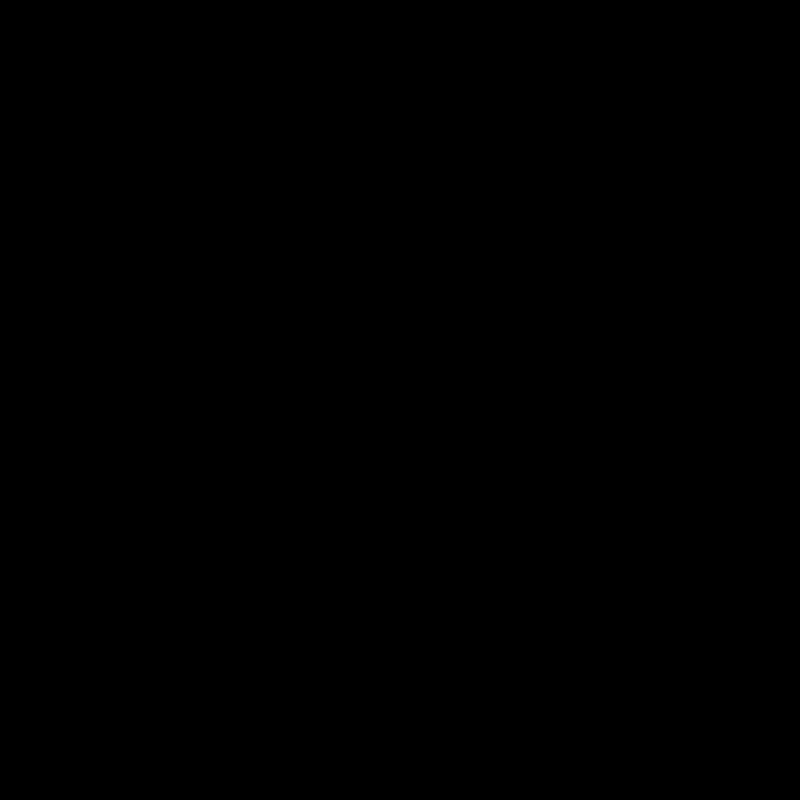
Frame 1 (no input)
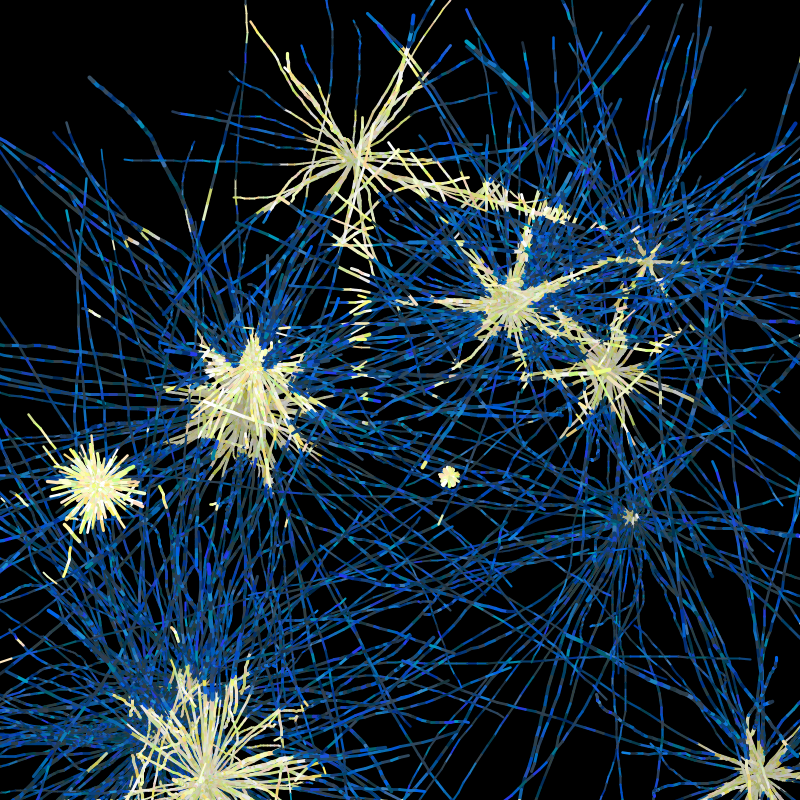
Frame 60 (the mouse pressed at the canvas centre just before this capture)
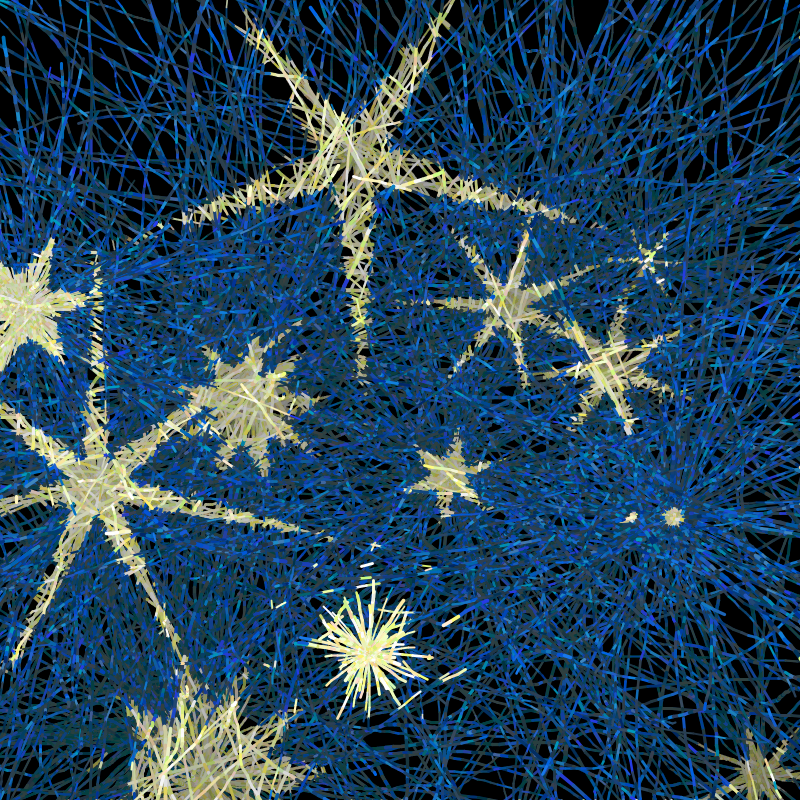
Frame 120 (the mouse held since frame 60 and released just before this capture)

The Processing sketch that drew these frames (run headless with seeded random() and noise(); from frame 60 on, the mouse is pressed at the canvas centre):

// Processing sketch: processing_82786
// ── processing_82786.pde

import java.util.*;

ParticleSystem physics;
ArrayList noche;
ArrayList estrellas;
PGraphics pg;
//lo copie de una imagen
color[] nochecol = {
0xFF0262D2,0xFF0070B7,0xFF253BF1,0xFF1279C4,0xFF0D81BE,0xFF02829D,0xFF0064E7,0xFF0873B9,0xFF1079BA,0xFF1879EA,0xFF005EA4,0xFF005ADC,0xFF1A53E0,0xFF1C64B6,0xFF009CBF,0xFF115CCF,0xFF0554D7,0xFF0066C7,0xFF2464D0,0xFF1183E3,0xFF3F86BE,0xFF0171C3,0xFF1C93D7,0xFF1775CC,0xFF1559D8,0xFF054F6B,0xFF032E75,0xFF0B447F,0xFF0D5993,0xFF153C83,0xFF004B72,0xFF085590,0xFF0133A3,0xFF01325B,0xFF155383,0xFF1A477E,0xFF033785,0xFF21537D,0xFF043D92,0xFF022F72,0xFF0E4680,0xFF046270,0xFF0C4774,0xFF134981,0xFF063B60,0xFF002870,0xFF385468,0xFF2C485E,0xFF2A4764,0xFF2F4A5F,0xFF2C4B66,0xFF2C4666,0xFF324556,0xFF294765,0xFF1D3447,0xFF243A58,0xFF30485C,0xFF273F5D,0xFF283F56,0xFF18353C,0xFF374F63,0xFF2F445B,0xFF203040,0xFF21374F};
color[] estrellacol  = {
0xFFFFFED7,0xFFFFE8C1,0xFFFFFED9,0xFFFFECD5,0xFFF9FCDE,0xFFFEFFD3,0xFFEAEBE1,0xFFF3FFD9,0xFFF0FFD1,0xFFF2F8BC,0xFFF2FFC5,0xFFFFF6B9,0xFFFCFFD9,0xFFF1FFD1,0xFFEEF4C0,0xFFF6FFC5,0xFFFEFFD1,0xFFFFF7BF,0xFFFFFFFF,0xFFFFFFFF,0xFFFFFFFF,0xFFFFFFFF,0xFFFFFFFF,0xFFFFFFFF,0xFFFFFFFF,0xFFFFFFFF,0xFFFFFFFF,0xFFFFDEC5,0xFFF8F9B5,0xFFFFF5BC,0xFFD3DE76,0xFFE0F7A7,0xFFF6CFA4,0xFFD1DE8E,0xFFFFFF8F,0xFFDFF471,0xFFF1FF97,0xFFECEF86,0xFFCDFF86,0xFFFBF265,0xFFFCE073,0xFFE8FC89,0xFFFFF16C,0xFFFDDDCE,0xFFFFEBA3,0xFFF1FFA5,0xFFE0E5A2,0xFFCEF8B6,0xFFD7FF83,0xFFF6FFBB,0xFFF4FFB4,0xFFFFFAB9,0xFFF8DD84,0xFFFFFC7D,0xFFFDD99B,0xFFF9E3B1,0xFFFFF4AA,0xFFFAE4B5,0xFFE4F3BA,0xFFF3FFBD,0xFFF5F7A4,0xFFF2FF7E,0xFFFFF7BC,0xFFCDEF90};

void setup()
{
    size(800,800);    
    physics = new ParticleSystem( 0.0, 0.0);
    physics.setIntegrator(1);
    pg = createGraphics(width,height);
    noche=new ArrayList();
    estrellas= new ArrayList();
    background(0);
}


void draw()
{
    color sabor;
    //Truco de fade lento para background
    noStroke();
    fill(0,2);
    rect(0,0,width,height);
    physics.tick(1.0);
    addEstrella();
    //loop para las estrellas
    pg.beginDraw();
    pg.background(0);
    for (int i= estrellas.size()-1; i>=0; i--)
    {
    Estrella e = (Estrella)estrellas.get(i);
    e.draw();
     if (e.dead())
        {
            estrellas.remove(i);
        }
    }
    pg.endDraw(); 
   
    //loop para dibujar los caminantes
    for (int i= noche.size()-1; i>=0; i--)
    {
        Caminante c = (Caminante)noche.get(i);
        c.update();
        color col=pg.get((int)c.x(),(int)c.y());
    
        if( col != color(0) ){;
          sabor=estrellacol[(int)random(64)];
        }
        else {
          sabor=nochecol[(int)random(64)];
        }
        c.draw( sabor);
        if (c.dead())
        {
          
            c.kill();
            noche.remove(i);
        }
    }
   
}

void addEstrella()
{
    if(random(1.0) > 0.9 )
    {
      float x=random(width);
      float y=random(height);
        estrellas.add(  new Estrella(x,y)  );
        
        int ncam=(int)random(40,150);
        for(int i=0; i < ncam; i++)
        noche.add(  new Caminante(x,y,random(1,10),physics)  );
    }
}

final float minv=0.01;
final float maxv=1;

class Caminante
{
    Particle p;
    ParticleSystem physics;
    float offset=random(10);
    
    Caminante(float x,float y,float mult,ParticleSystem physics)
    {
        this.physics=physics;
        float ang=random(0,TWO_PI);
        float rad=exp(random(log(maxv)))*mult;
        p =physics.makeParticle( 1.0, x,y, 0 );
        p.velocity.set( rad*sin(ang),rad*cos(ang),0.0f );

    }
    
    float x(){
     return p.position.x;
    }
    
    float y(){
     return p.position.y;
    }
    
    void update()
    {
        float ang=random(0,TWO_PI);
        float rad=random(minv,maxv);
        p.velocity.add( rad*sin(ang),rad*cos(ang) ,0.0f);
        
    }

    boolean dead()
    {
        return (p.position.x  > width || p.position.x < 0 ||  p.position.y < 0  || p.position.y > height );
    }

    void draw(color base)
    {
        float alpha=255;
        noFill();
        int index;
        strokeWeight(noise(p.age()+offset)*4 +1);
        stroke(base,alpha);
        line(p.position.x,p.position.y,p.position.x+p.velocity.x,p.position.y+p.velocity.y);
    }

    void kill()
    {
      physics.removeParticle(p);
    }

}






public class Estrella{
 private float life=1.0;
 float rad1,rad2,ang,angstep;
 float x,y;
 float offset=random(10),mult=random(10)+1;
 int n;
 private float step=1.0/300.0;
 
 Estrella(float x,float y){
 this.x=x;
 this.y=y;
 n=(int)random(5,12);
 rad1=exp(random(2,6));
 rad2=random(rad1*n*0.05);
 ang=random(0,TWO_PI);
 offset=random(10);
 angstep=TWO_PI/(n*3.0);
 }
 
 
 void draw(){
 life-= step;
 pg.pushMatrix();
 pg.translate(x,y);
 pg.rotate(ang);
 pg.noStroke();
 pg.fill(255*life);
 pg.beginShape();
 float r1=rad1*life;
 float r2=rad2*life;
 
 for(int i=0; i < n; i++){
   pg.vertex(r2*cos((i*angstep*3)),r2*sin((i*angstep*3) ));
   pg.vertex(r1*cos((i*angstep*3)+1),r1*sin((i*angstep*3)+1));
   pg.vertex(r2*cos((i*angstep*3) +2),r2*sin((i*angstep*3) +2));
   }
 pg.endShape();
 pg.popMatrix();
 } 
 
 boolean dead(){

  return life < 0.0 ;
 }
 
}
// Traer Physics 3.0
// Terms from Traer's download page, http://traer.cc/mainsite/physics/
//   LICENSE - Use this code for whatever you want, just send me a link jeff@traer.cc
//
// traer3a.pde 
//   From traer.physics - author: Jeff Traer
//     Attraction              Particle                     
//     EulerIntegrator         ParticleSystem  
//     Force                   RungeKuttaIntegrator         
//     Integrator              Spring
//     ModifiedEulerIntegrator Vector3D          
//===========================================================================================
//                                      Attraction
//===========================================================================================
// attract positive repel negative
//package traer.physics;
public class Attraction implements Force
{
  Particle one;
  Particle b;
  float k;
  boolean on = true;
  float distanceMin;
  float distanceMinSquared;
  
  public Attraction( Particle a, Particle b, float k, float distanceMin )
  {
    this.one = a;
    this.b = b;
    this.k = k;
    this.distanceMin = distanceMin;
    this.distanceMinSquared = distanceMin*distanceMin;
  }

  protected void        setA( Particle p )            { one = p; }
  protected void        setB( Particle p )            { b = p; }
  public final float    getMinimumDistance()          { return distanceMin; }
  public final void     setMinimumDistance( float d ) { distanceMin = d; distanceMinSquared = d*d; }
  public final void     turnOff()                     { on = false; }
  public final void     turnOn()                { on = true;  }
  public final void     setStrength( float k )        { this.k = k; }
  public final Particle getOneEnd()                   { return one; }
  public final Particle getTheOtherEnd()              { return b; }
  
  public void apply() 
  { if ( on && ( one.isFree() || b.isFree() ) )
      {
        PVector a2b = PVector.sub(one.position, b.position, new PVector());
        float a2bDistanceSquared = a2b.dot(a2b);

  if ( a2bDistanceSquared < distanceMinSquared )
     a2bDistanceSquared = distanceMinSquared;

  float force = k * one.mass0 * b.mass0 / (a2bDistanceSquared * (float)Math.sqrt(a2bDistanceSquared));

        a2b.mult( force );

  // apply
        if ( b.isFree() )
     b.force.add( a2b );  
        if ( one.isFree() ) {
           a2b.mult(-1f);
     one.force.add( a2b );
        }
      }
  }

  public final float   getStrength() { return k; }
  public final boolean isOn()        { return on; }
  public final boolean isOff()       { return !on; }
} // Attraction


//===========================================================================================
//                                      EulerIntegrator
//===========================================================================================
//package traer.physics;
public class EulerIntegrator implements Integrator
{
  ParticleSystem s;
  
  public EulerIntegrator( ParticleSystem s ) { this.s = s; }
  public void step( float t )
  {
    s.clearForces();
    s.applyForces();
    
    for ( Iterator i = s.particles.iterator(); i.hasNext(); )
      {
  Particle p = (Particle)i.next();
  if ( p.isFree() )
          {
      p.velocity.add( PVector.mult(p.force, t/p.mass0) );
      p.position.add( PVector.mult(p.velocity, t) );
    }
      }
  }
} // EulerIntegrator

//===========================================================================================
//                                          Force
//===========================================================================================
// May 29, 2005
//package traer.physics;
// @author jeffrey traer bernstein
public interface Force
{
  public void    turnOn();
  public void    turnOff();
  public boolean isOn();
  public boolean isOff();
  public void    apply();
} // Force

//===========================================================================================
//                                      Integrator
//===========================================================================================
//package traer.physics;
public interface Integrator 
{
  public void step( float t );
} // Integrator

//===========================================================================================
//                                    ModifiedEulerIntegrator
//===========================================================================================
//package traer.physics;
public class ModifiedEulerIntegrator implements Integrator
{
  ParticleSystem s;
  public ModifiedEulerIntegrator( ParticleSystem s ) { this.s = s; }
  public void step( float t )
  {
    s.clearForces();
    s.applyForces();
    
    float halft = 0.5f*t;
    PVector a = new PVector();
    PVector holder = new PVector();
    for ( int i = 0; i < s.numberOfParticles(); i++ )
      {
  Particle p = s.getParticle( i );
  if ( p.isFree() )
    {
            PVector.div(p.force, p.mass0, a);  
      p.position.add( PVector.mult(p.velocity, t, holder) );
            p.velocity.add( PVector.mult(a, t, a) );
      p.position.add( PVector.mult(a, halft, a) );
    }
      }
  }
} // ModifiedEulerIntegrator

//===========================================================================================
//                                         Particle
//===========================================================================================
//package traer.physics;
public class Particle
{
  PVector position = new PVector();
  PVector velocity = new PVector();
  PVector force = new PVector();
  protected float    mass0;
  protected float    age0 = 0;
  protected boolean  dead0 = false;
  boolean            fixed0 = false;
  
  public Particle( float m )
  { mass0 = m; }
  
  // @see traer.physics.AbstractParticle#distanceTo(traer.physics.Particle)
  public final float distanceTo( Particle p ) { return this.position.dist( p.position ); }
  
  // @see traer.physics.AbstractParticle#makeFixed()
  public final Particle makeFixed() {
    fixed0 = true;
    velocity.set(0f,0f,0f);
    force.set(0f, 0f, 0f);
    return this;
  }
  
  // @see traer.physics.AbstractParticle#makeFree()
  public final Particle makeFree() {
    fixed0 = false;
    return this;
  }

  // @see traer.physics.AbstractParticle#isFixed()
  public final boolean isFixed() { return fixed0; }
  
  // @see traer.physics.AbstractParticle#isFree()
  public final boolean isFree() { return !fixed0; }
    
  // @see traer.physics.AbstractParticle#mass()
  public final float mass() { return mass0; }
  
  // @see traer.physics.AbstractParticle#setMass(float)
  public final void setMass( float m ) { mass0 = m; }
    
  // @see traer.physics.AbstractParticle#age()
  public final float age() { return age0; }
  
  protected void reset()
  {
    age0 = 0;
    dead0 = false;
    position.set(0f,0f,0f);
    velocity.set(0f,0f,0f);
    force.set(0f,0f,0f);
    mass0 = 1f;
  }
} // Particle

//===========================================================================================
//                                      ParticleSystem
//===========================================================================================
// May 29, 2005
//package traer.physics;
//import java.util.*;
public class ParticleSystem
{
  public static final int RUNGE_KUTTA = 0;
  public static final int MODIFIED_EULER = 1;
  protected static final float DEFAULT_GRAVITY = 0;
  protected static final float DEFAULT_DRAG = 0.001f;  
  ArrayList  particles = new ArrayList();
  ArrayList  springs = new ArrayList();
  ArrayList  attractions = new ArrayList();
  ArrayList  customForces = new ArrayList();
  Integrator integrator;
  PVector    gravity = new PVector();
  float      drag;
  boolean    hasDeadParticles = false;
  
  public final void setIntegrator( int which )
  {
    switch ( which )
    {
      case RUNGE_KUTTA:
  this.integrator = new RungeKuttaIntegrator( this );
  break;
      case MODIFIED_EULER:
  this.integrator = new ModifiedEulerIntegrator( this );
  break;
    }
  }
  
  public final void setGravity( float x, float y, float z ) { gravity.set( x, y, z ); }

  // default down gravity
  public final void     setGravity( float g ) { gravity.set( 0, g, 0 ); }
  public final void     setDrag( float d )    { drag = d; }
  public final void     tick()                { tick( 1 ); }
  public final void     tick( float t )       {
    integrator.step( t );
    
  }
  
  public final Particle makeParticle( float mass, float x, float y, float z )
  {
    Particle p = new Particle( mass );
    p.position.set( x, y, z );
    particles.add( p );
    return p;
  }
  
  public final int makeParticle2( float mass, float x, float y, float z )
  { // mrn
    makeParticle(mass, x, y, z);
    return particles.size()-1;
  }
  
  public final Particle makeParticle() { return makeParticle( 1.0f, 0f, 0f, 0f ); }
  
  public final Spring   makeSpring( Particle a, Particle b, float ks, float d, float r )
  {
    Spring s = new Spring( a, b, ks, d, r );
    springs.add( s );
    return s;
  }
  
  public final Attraction makeAttraction( Particle first, Particle b, float k, float minDistance )
  {
    Attraction m = new Attraction( first, b, k, minDistance );
    attractions.add( m );
    return m;
  }
  
  public final int makeAttraction2( Particle a, Particle b, float k, float minDistance )
  { // mrn
    makeAttraction(a, b, k, minDistance);
    return attractions.size()-1; // return the index 
  }

  public final void replaceAttraction( int i, Attraction m )
  { // mrn
    attractions.set( i, m );
  }  

  public final void clear()
  {
    particles.clear();
    springs.clear();
    attractions.clear();
    customForces.clear();
  }
  
  public ParticleSystem( float g, float somedrag )
  {
    setGravity( 0f, g, 0f );
    drag = somedrag;
    integrator = new RungeKuttaIntegrator( this );
  }
  
  public ParticleSystem( float gx, float gy, float gz, float somedrag )
  {
    setGravity( gx, gy, gz );
    drag = somedrag;
    integrator = new RungeKuttaIntegrator( this );
  }
  
  public ParticleSystem()
  {
    setGravity( 0f, ParticleSystem.DEFAULT_GRAVITY, 0f );
    drag = ParticleSystem.DEFAULT_DRAG;
    integrator = new RungeKuttaIntegrator( this );
  }
  
  protected final void applyForces()
  {
    if ( gravity.mag() != 0f )
      {
        for ( Iterator i = particles.iterator(); i.hasNext(); )
    {
            Particle p = (Particle)i.next();
            if (p.isFree()) p.force.add( gravity );
    }
      }
      
    PVector target = new PVector();
    for ( Iterator i = particles.iterator(); i.hasNext(); )
      {
        Particle p = (Particle)i.next();
        if (p.isFree()) p.force.add( PVector.mult(p.velocity, -drag, target) );

      }
      
    applyAll(springs);
    applyAll(attractions);
    applyAll(customForces);
      
    
  }
  
  private void applyAll(ArrayList forces) {
    if( forces.size()!=0 ) for ( Iterator i = forces.iterator(); i.hasNext(); ) ((Force)i.next()).apply();
  }
  
  protected final void clearForces()
  {
    for (Iterator i = particles.iterator(); i.hasNext(); ) ((Particle)i.next()).force.set(0f, 0f, 0f);
  }
  
  public final int        numberOfParticles()              { return particles.size(); }
  public final int        numberOfSprings()                { return springs.size(); }
  public final int        numberOfAttractions()            { return attractions.size(); }
  public final Particle   getParticle( int i )             { return (Particle)particles.get( i ); }
  public final Spring     getSpring( int i )               { return (Spring)springs.get( i ); }
  public final Attraction getAttraction( int i )           { return (Attraction)attractions.get( i ); }
  public final void       addCustomForce( Force f )        { customForces.add( f ); }
  public final int        numberOfCustomForces()           { return customForces.size(); }
  public final Force      getCustomForce( int i )          { return (Force)customForces.get( i ); }
  public final Force      removeCustomForce( int i )       { return (Force)customForces.remove( i ); }
  public final void       removeParticle( int i )          { particles.remove( i ); } //mrn
  public final void       removeParticle( Particle p )     { particles.remove( p ); }
  public final Spring     removeSpring( int i )            { return (Spring)springs.remove( i ); }
  public final Attraction removeAttraction( int i )        { return (Attraction)attractions.remove( i ); }
  public final void       removeAttraction( Attraction s ) { attractions.remove( s ); }
  public final void       removeSpring( Spring a )         { springs.remove( a ); }
  public final void       removeCustomForce( Force f )     { customForces.remove( f ); }
} // ParticleSystem

//===========================================================================================
//                                      RungeKuttaIntegrator
//===========================================================================================
//package traer.physics;
//import java.util.*;
public class RungeKuttaIntegrator implements Integrator
{  
  ArrayList originalPositions = new ArrayList();
  ArrayList originalVelocities = new ArrayList();
  ArrayList k1Forces = new ArrayList();
  ArrayList k1Velocities = new ArrayList();
  ArrayList k2Forces = new ArrayList();
  ArrayList k2Velocities = new ArrayList();
  ArrayList k3Forces = new ArrayList();
  ArrayList k3Velocities = new ArrayList();
  ArrayList k4Forces = new ArrayList();
  ArrayList k4Velocities = new ArrayList();
  ParticleSystem s;

  public RungeKuttaIntegrator( ParticleSystem s ) { this.s = s;  }
  
  final void allocateParticles()
  {
    while( s.particles.size() > originalPositions.size() ) {
        originalPositions.add( new PVector() );
    originalVelocities.add( new PVector() );
    k1Forces.add( new PVector() );
    k1Velocities.add( new PVector() );
    k2Forces.add( new PVector() );
    k2Velocities.add( new PVector() );
    k3Forces.add( new PVector() );
    k3Velocities.add( new PVector() );
    k4Forces.add( new PVector() );
    k4Velocities.add( new PVector() );
    }
  }
  
  private final void setIntermediate(ArrayList forces, ArrayList velocities) {
    s.applyForces();
    for ( int i = 0; i < s.particles.size(); ++i )
      {
  Particle p = (Particle)s.particles.get( i );
  if ( p.isFree() )
    {
      ((PVector)forces.get( i )).set( p.force.x, p.force.y, p.force.z );
      ((PVector)velocities.get( i )).set( p.velocity.x, p.velocity.y, p.velocity.z );
            p.force.set(0f,0f,0f);
    }
      }
  }
  
  private final void updateIntermediate(ArrayList forces, ArrayList velocities, float multiplier) {
    PVector holder = new PVector();
    
    for ( int i = 0; i < s.particles.size(); ++i )
      {
  Particle p = (Particle)s.particles.get( i );
  if ( p.isFree() )
    {
        PVector op = (PVector)(originalPositions.get( i ));
            p.position.set(op.x, op.y, op.z);
            p.position.add(PVector.mult((PVector)(velocities.get( i )), multiplier, holder));    
      PVector ov = (PVector)(originalVelocities.get( i ));
            p.velocity.set(ov.x, ov.y, ov.z);
            p.velocity.add(PVector.mult((PVector)(forces.get( i )), multiplier/p.mass0, holder));  
          }
       }
  }
  
  private final void initialize() {
    for ( int i = 0; i < s.particles.size(); ++i )
      {
  Particle p = (Particle)(s.particles.get( i ));
  if ( p.isFree() )
    {    
      ((PVector)(originalPositions.get( i ))).set( p.position.x, p.position.y, p.position.z );
      ((PVector)(originalVelocities.get( i ))).set( p.velocity.x, p.velocity.y, p.velocity.z );
    }
  p.force.set(0f,0f,0f);  // and clear the forces
      }
  }
  
  public final void step( float deltaT )
  {  
    allocateParticles();
    initialize();       
    setIntermediate(k1Forces, k1Velocities);
    updateIntermediate(k1Forces, k1Velocities, 0.5f*deltaT );
    setIntermediate(k2Forces, k2Velocities);
    updateIntermediate(k2Forces, k2Velocities, 0.5f*deltaT );
    setIntermediate(k3Forces, k3Velocities);
    updateIntermediate(k3Forces, k3Velocities, deltaT );
    setIntermediate(k4Forces, k4Velocities);
    
    /////////////////////////////////////////////////////////////
    // put them all together and what do you get?
    for ( int i = 0; i < s.particles.size(); ++i )
      {
  Particle p = (Particle)s.particles.get( i );
  p.age0 += deltaT;
  if ( p.isFree() )
    {
      // update position
      PVector holder = (PVector)(k2Velocities.get( i ));
            holder.add((PVector)k3Velocities.get( i ));
            holder.mult(2.0f);
            holder.add((PVector)k1Velocities.get( i ));
            holder.add((PVector)k4Velocities.get( i ));
            holder.mult(deltaT / 6.0f);
            holder.add((PVector)originalPositions.get( i ));
            p.position.set(holder.x, holder.y, holder.z);
                          
      // update velocity
      holder = (PVector)k2Forces.get( i );
      holder.add((PVector)k3Forces.get( i ));
            holder.mult(2.0f);
            holder.add((PVector)k1Forces.get( i ));
            holder.add((PVector)k4Forces.get( i ));
            holder.mult(deltaT / (6.0f * p.mass0 ));
            holder.add((PVector)originalVelocities.get( i ));
      p.velocity.set(holder.x, holder.y, holder.z);
    }
      }
  }
} // RungeKuttaIntegrator

//===========================================================================================
//                                         Spring
//===========================================================================================
// May 29, 2005
//package traer.physics;
// @author jeffrey traer bernstein
public class Spring implements Force
{
  float springConstant0;
  float damping0;
  float restLength0;
  Particle one, b;
  boolean on = true;
    
  public Spring( Particle A, Particle B, float ks, float d, float r )
  {
    springConstant0 = ks;
    damping0 = d;
    restLength0 = r;
    one = A;
    b = B;
  }
  
  public final void     turnOff()                { on = false; }
  public final void     turnOn()                 { on = true; }
  public final boolean  isOn()                   { return on; }
  public final boolean  isOff()                  { return !on; }
  public final Particle getOneEnd()              { return one; }
  public final Particle getTheOtherEnd()         { return b; }
  public final float    currentLength()          { return one.distanceTo( b ); }
  public final float    restLength()             { return restLength0; }
  public final float    strength()               { return springConstant0; }
  public final void     setStrength( float ks )  { springConstant0 = ks; }
  public final float    damping()                { return damping0; }
  public final void     setDamping( float d )    { damping0 = d; }
  public final void     setRestLength( float l ) { restLength0 = l; }
  
  public final void apply()
  {  
    if ( on && ( one.isFree() || b.isFree() ) )
      {
        PVector a2b = PVector.sub(one.position, b.position, new PVector());

        float a2bDistance = a2b.mag();  
  
  if (a2bDistance!=0f) {
          a2b.div(a2bDistance);
        }

  // spring force is proportional to how much it stretched 
  float springForce = -( a2bDistance - restLength0 ) * springConstant0; 
  
        PVector vDamping = PVector.sub(one.velocity, b.velocity, new PVector());
        
        float dampingForce = -damping0 * a2b.dot(vDamping);
                           
  // forceB is same as forceA in opposite direction
  float r = springForce + dampingForce;
    
  a2b.mult(r);
      
  if ( one.isFree() )
     one.force.add( a2b );
  if ( b.isFree() )
     b.force.add( PVector.mult(a2b, -1, a2b) );
      }
  }
  protected void setA( Particle p ) { one = p; }
  protected void setB( Particle p ) { b = p; }
} // Spring
